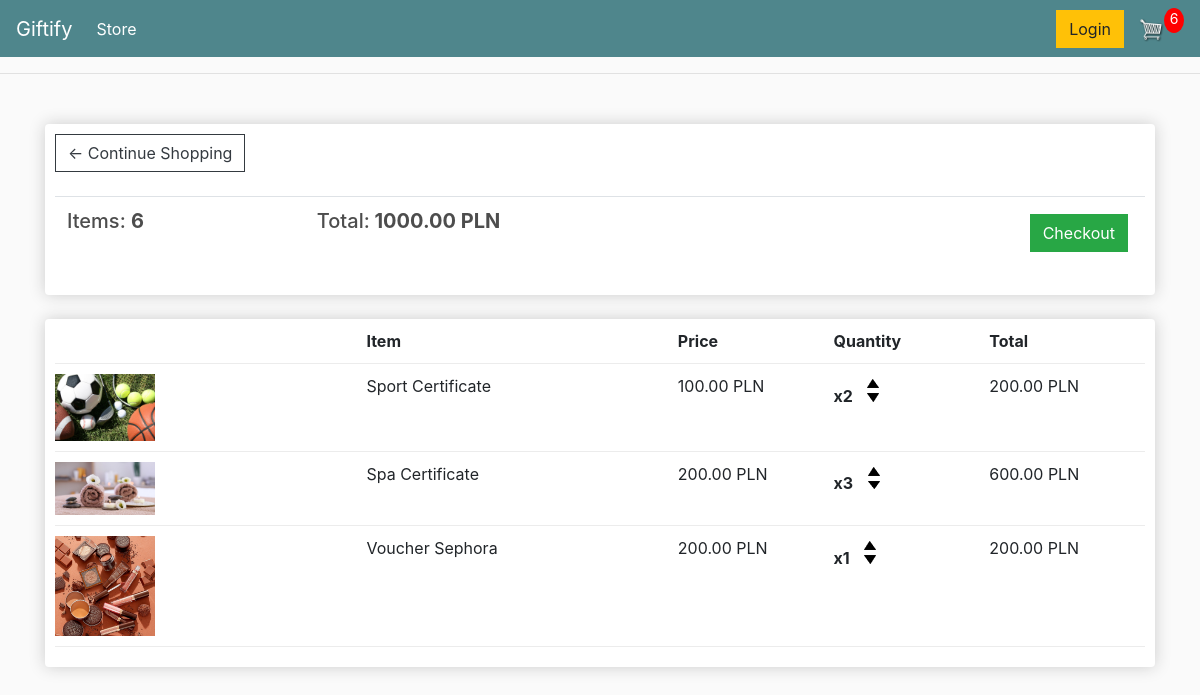
The app's page /cart/ (signed in) with its own data.
### store/models.py (models this page shows, shortened)
class Order(models.Model):
    customer = models.ForeignKey(Customer, on_delete=models.SET_NULL, null=True)
    date_ordered = models.DateTimeField(auto_now_add=True)
    complete = models.BooleanField(default=False)
    transaction_id = models.CharField(max_length=100, null=True)
    @property
    def get_cart_total(self):
        orderitems = self.orderitem_set.all()
        total = sum([item.get_total for item in orderitems])
        return total
    @property
    def get_cart_items(self):
        orderitems = self.orderitem_set.all()
        total = sum([item.quantity for item in orderitems])
        return total

class OrderItem(models.Model):
    product = models.ForeignKey(Product, on_delete=models.SET_NULL, null=True)
    order = models.ForeignKey(Order, on_delete=models.SET_NULL, null=True)
    quantity = models.IntegerField(default=0)
    date_added = models.DateTimeField(auto_now_add=True)
    @property
    def get_total(self):
        total = self.product.price * self.quantity
        return total

class Product(models.Model):
    name = models.CharField(max_length=200)
    price = models.DecimalField(max_digits=7, decimal_places=2)
    image = models.ImageField(null=True, blank=True)
    @property
    def imageURL(self):
        try:
            url = self.image.url
        except:
            url = ""
        return url

### store/views.py (the view)
# urls.py: path("cart/", views.cart, name="cart"),
def cart(request):
    if request.user.is_authenticated:
        customer = request.user.customer
        order, created = Order.objects.get_or_create(customer=customer, complete=False)
        items = order.orderitem_set.all()
        cartItems = order.get_cart_items
    else:
        items = []
        order = {"get_cart_total": 0, "get_cart_items": 0}
        cartItems = order["get_cart_items"]
    context = {"items": items, "order": order, "cartItems": cartItems}
    return render(request, "store/cart.html", context)

### store/templates/store/cart.html
{% extends 'store/main.html' %} {% load static %} {% block content %}
<div class="row">
  <div class="col-lg-12">
    <div class="box-element">
      <a class="btn btn-outline-dark" href="{% url 'store' %}"
        >&#x2190; Continue Shopping</a
      >
      <br />
      <br />
      <table class="table">
        <tr>
          <th>
            <h5>Items: <strong>{{order.get_cart_items}}</strong></h5>
          </th>
          <th>
            <h5>
              Total:<strong> {{order.get_cart_total|floatformat:2}} PLN</strong>
            </h5>
          </th>
          <th>
            <a
              style="float: right; margin: 5px"
              class="btn btn-success"
              href="{% url 'checkout' %}"
              >Checkout</a
            >
          </th>
        </tr>
      </table>
    </div>
    <br />
    <div class="box-element">
      <div class="cart-row">
        <div style="flex: 2"></div>
        <div style="flex: 2"><strong>Item</strong></div>
        <div style="flex: 1"><strong>Price</strong></div>
        <div style="flex: 1"><strong>Quantity</strong></div>
        <div style="flex: 1"><strong>Total</strong></div>
      </div>
      {% for item in items %}
      <div class="cart-row">
        <div style="flex: 2">
          <img class="row-image" src="{{item.product.imageURL}}" />
        </div>
        <div style="flex: 2"><p>{{item.product.name}}</p></div>
        <div style="flex: 1">
          <p>{{item.product.price|floatformat:2}} PLN</p>
        </div>
        <div style="flex: 1">
          <p class="quantity">x{{item.quantity}}</p>
          <div class="quantity">
            <img data-product="{{item.product.id}}" data-action="add"
              class="chg-quantity update-cart"
              src="{% static  'images/arrow-up.png' %}"
            />
            <img data-product="{{item.product.id}}" data-action="remove"
              class="chg-quantity update-cart"
              src="{% static  'images/arrow-down.png' %}"
            />
          </div>
        </div>
        <div style="flex: 1">
          <p>{{item.get_total|floatformat:2}} PLN</p>
        </div>
      </div>
      {% endfor %}
    </div>
  </div>
</div>
{% endblock content %}

### store/templates/store/main.html (shortened to what this page needs)
<!doctype html>
{% load static %}
<html lang="en">
  <head>
    <link
      rel="stylesheet"
      href="https://stackpath.bootstrapcdn.com/bootstrap/4.4.1/css/bootstrap.min.css"
    />
    <link rel="stylesheet" type="text/css" href="{% static 'css/main.css' %}" />
  </head>
  <body>
    <nav class="navbar navbar-expand-lg navbar-dark bg-dark">
      <a class="navbar-brand" href="{% url 'store' %}">Giftify</a>
      <div class="collapse navbar-collapse" id="navbarSupportedContent">
        <ul class="navbar-nav mr-auto">
          <li class="nav-item active">
            <a class="nav-link" href="{% url 'store' %}"
              >Store <span class="sr-only">(current)</span></a
            >
          </li>
        </ul>
        <div class="form-inline my-2 my-lg-0">
          <a href="#" class="btn btn-warning">Login</a>
          <a href="{% url 'cart' %}">
            <img id="cart-icon" src="{% static 'images/cart.png' %}" />
          </a>
          <p id="cart-total">{{cartItems}}</p>
        </div>
      </div>
    </nav>
    <hr />
    <div class="container">
      <br />
      {% block content %} {% endblock content %}
    </div>
  </body>
</html>

### static/css/main.css (style rules this page uses)
body { background-color: hsl(0, 0%, 98%); }
h1, h2, h3, h4, h5, h6 { color: hsl(0, 0%, 30%); }
.box-element { box-shadow: hsl(0, 0%, 80%) 0 0 16px; background-color: #fff; border-radius: 4px; padding: 10px; }
.bg-dark { background-color: #4f868c !important; }
#cart-icon { width: 25px; display: inline-block; margin-left: 15px; }
#cart-total { display: block; text-align: center; color: #fff; background-color: red; width: 20px; height: 25px; border-radius: 50%; font-size: 14px; }
.col-lg-4, .col-lg-6, .col-lg-8, .col-lg-12 { margin-top: 10px; }
.btn { border-radius: 0; }
.row-image { width: 100px; }
.cart-row { display: flex; align-items: flex-stretch; padding-bottom: 10px; margin-bottom: 10px; border-bottom: 1px solid #ececec; }
.quantity { display: inline-block; font-weight: 700; padding-right: 10px; }
.chg-quantity { width: 12px; cursor: pointer; display: block; margin-top: 5px; transition: 0.1s; }

### records on screen
Order: get_cart_items "6", get_cart_total "1000.00"
OrderItem: product.imageURL (picture), product.name "Sport Certificate", product.price "100.00", quantity "2", get_total "200.00"
OrderItem: product.imageURL (picture), product.name "Spa Certificate", product.price "200.00", quantity "3", get_total "600.00"
OrderItem: product.imageURL (picture), product.name "Voucher Sephora", product.price "200.00", quantity "1", get_total "200.00"

### other values on screen
{{ cartItems }} "6"
